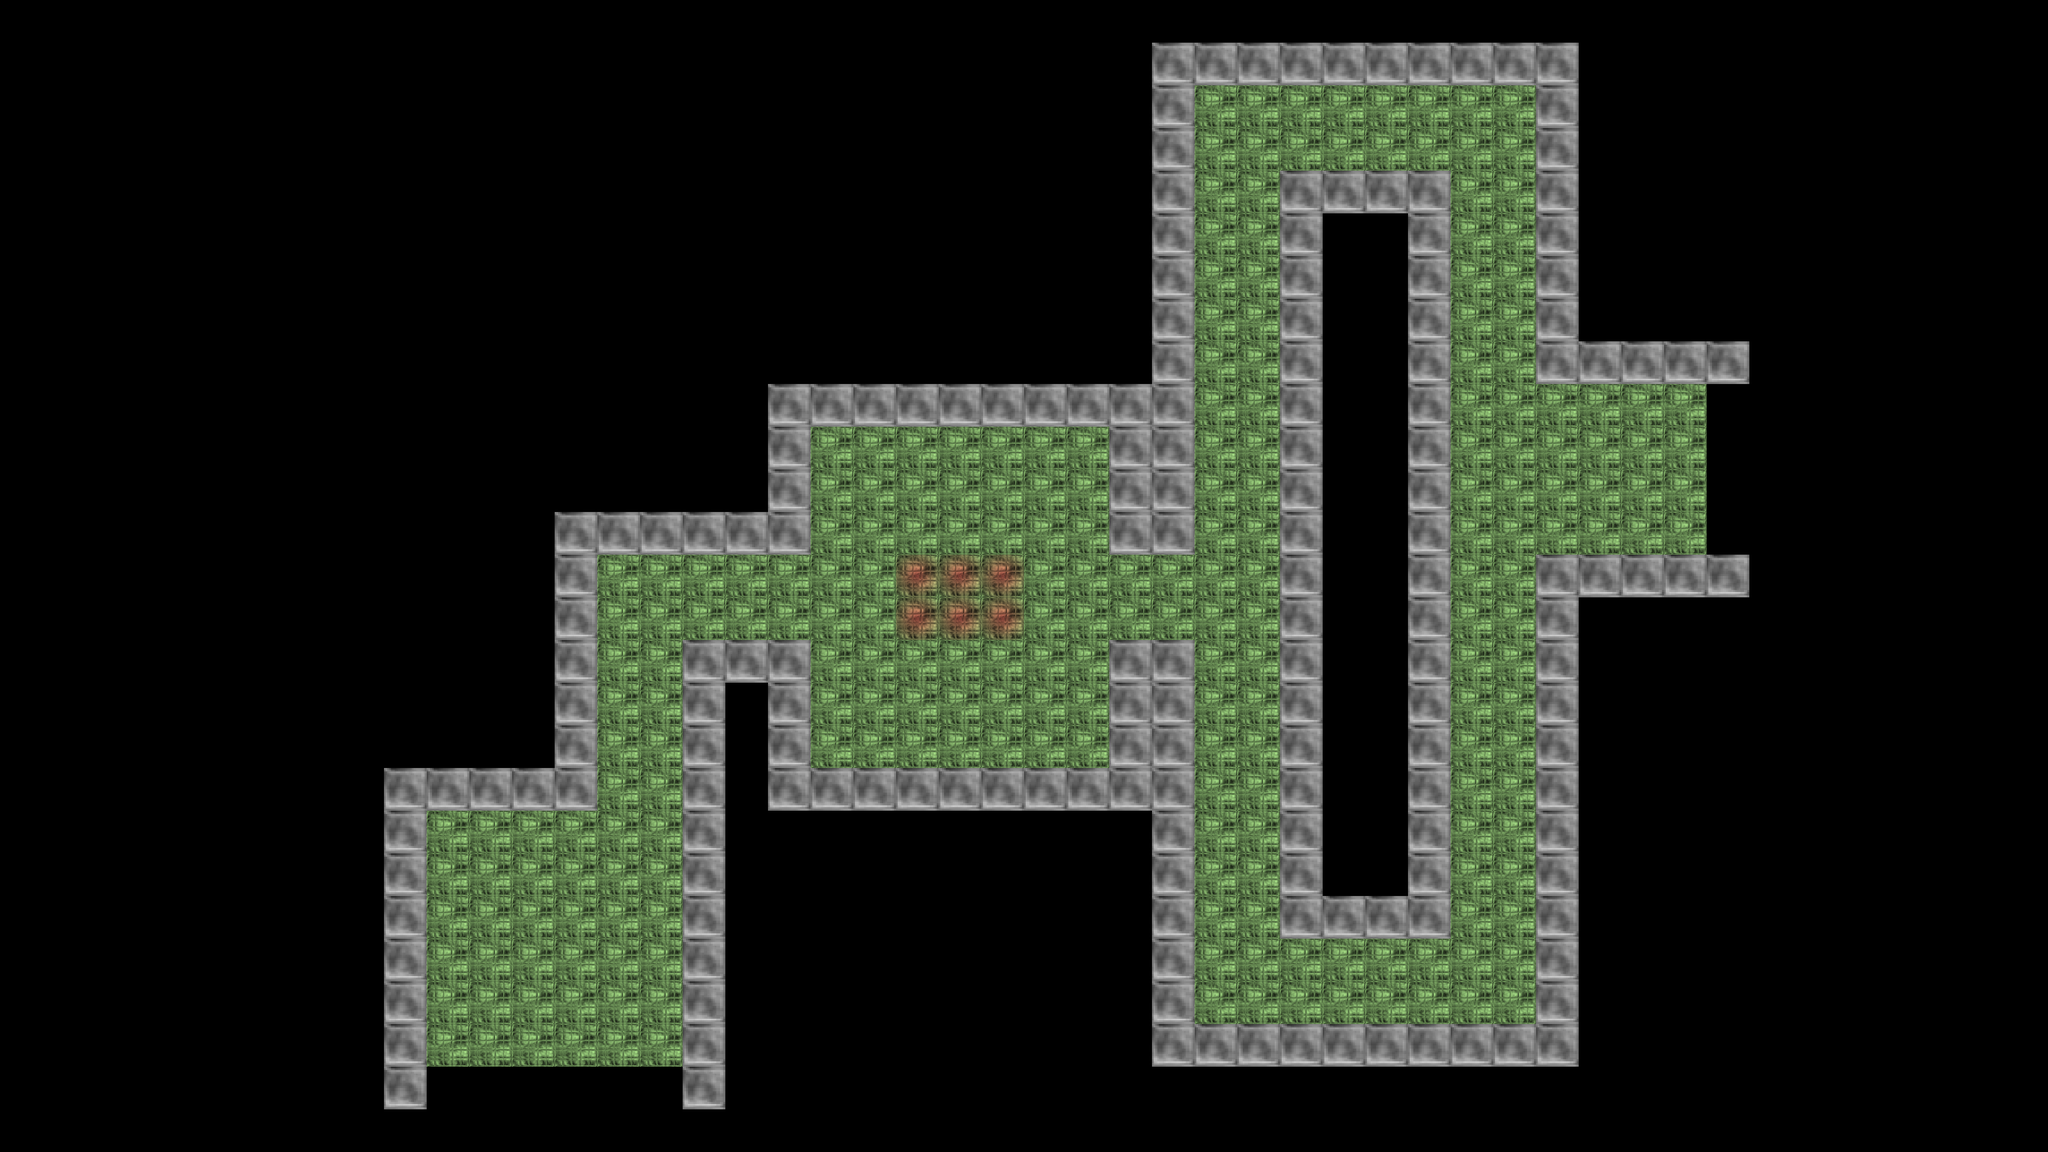

This is a level from a 2D game, rendered from its Tiled map with the project's own tilesets. A one-line summary and the map file follow, with tile-layer data summarised:
An orthogonal 48x27 tile map with 128x128 px tiles, 2 tile layers (Ground, Wall), 3 tilesets and 2 objects.

<map version="1.0" orientation="orthogonal" renderorder="right-down" width="48" height="27" tilewidth="128" tileheight="128" nextobjectid="13">
 <properties>
  <property name="Gold" value="2" />
  <property name="Time" value="20000" />
  <property name="Title" value="The Hero Has Arrived" />
  <property name="Villain" value="3" />
 </properties>
 <tileset firstgid="1" name="tile_sheet" tilewidth="128" tileheight="128" tilecount="64">
  <image source="../Resources/Images/tile_sheet.png" width="1024" height="1024" />
 </tileset>
 <tileset firstgid="65" name="wall" tilewidth="128" tileheight="128" tilecount="1">
  <image source="../Resources/Images/wall.png" width="128" height="128" />
 </tileset>
 <tileset firstgid="66" name="heroph" tilewidth="128" tileheight="128" tilecount="4">
  <image source="../Resources/Images/heroph.png" width="256" height="256" />
 </tileset>
 <layer name="Ground" width="48" height="27">
  <properties>
   <property name="Type" value="Ground" />
  </properties>
  <data>[1296 cells, 234 non-empty, 2 distinct tile ids]</data>
 </layer>
 <layer name="Wall" width="48" height="27">
  <properties>
   <property name="Type" value="Wall" />
  </properties>
  <data>[1296 cells, 170 non-empty, 1 distinct tile ids]</data>
 </layer>
 <objectgroup name="Hero">
  <properties>
   <property name="Type" value="Hero" />
  </properties>
  <object id="6" gid="66" x="1536" y="3072" width="128" height="128" />
 </objectgroup>
 <objectgroup name="End">
  <properties>
   <property name="Type" value="End" />
  </properties>
  <object id="12" gid="67" x="4736" y="1408" width="128" height="128" />
 </objectgroup>
</map>
